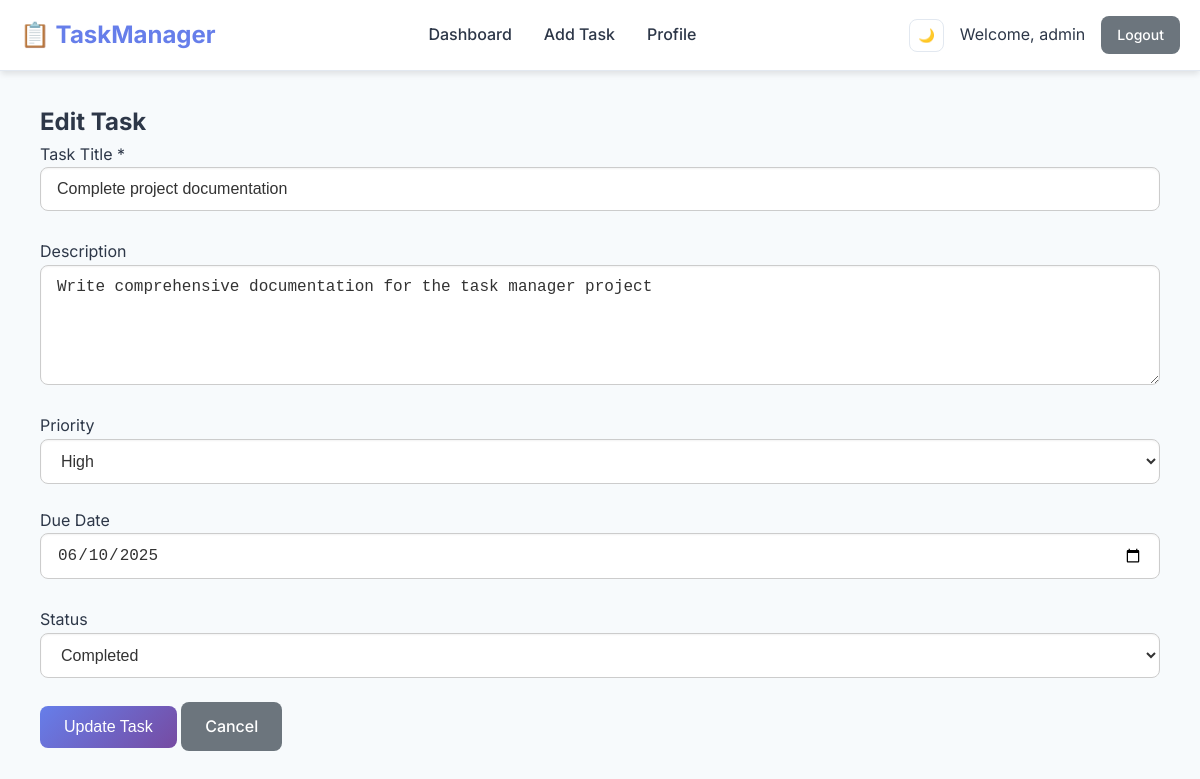
The page /pages/edit_task.php?id=1 (signed in) on the database its author committed.
### tables this page shows
CREATE TABLE tasks (
    id INT AUTO_INCREMENT PRIMARY KEY,
    user_id INT NOT NULL,
    title VARCHAR(100) NOT NULL,
    description TEXT,
    priority ENUM('low', 'medium', 'high') DEFAULT 'medium',
    status ENUM('pending', 'in_progress', 'completed') DEFAULT 'pending',
    due_date DATE NULL,
    created_at TIMESTAMP DEFAULT CURRENT_TIMESTAMP,
    updated_at TIMESTAMP DEFAULT CURRENT_TIMESTAMP ON UPDATE CURRENT_TIMESTAMP,
    FOREIGN KEY (user_id) REFERENCES users(id) ON DELETE CASCADE,
    INDEX idx_user_id (user_id),
    INDEX idx_status (status),
    INDEX idx_priority (priority),
    INDEX idx_due_date (due_date)
);

### pages/edit_task.php (the view, shortened to what this page needs)
<?php
require_once '../config/database.php';
$task_id = isset($_GET['id']) ? (int)$_GET['id'] : 0;
$stmt = $pdo->prepare("SELECT * FROM tasks WHERE id = ? AND user_id = ?");
$stmt->execute([$task_id, $_SESSION['user_id']]);
$task = $stmt->fetch();
include '../includes/header.php';
?>
<div class="container">
    <div class="task-form-container">
        <h2>Edit Task</h2>
        <form id="editTaskForm" action="../actions/task_actions.php" method="POST">
            <div class="form-group">
                <label for="title">Task Title *</label>
                <input type="text" id="title" name="title" value="<?= htmlspecialchars($task['title']) ?>" required>
            </div>
            <div class="form-group">
                <label for="description">Description</label>
                <textarea id="description" name="description" rows="4"><?= htmlspecialchars($task['description']) ?></textarea>
            </div>
            <div class="form-group">
                <label for="priority">Priority</label>
                <select id="priority" name="priority">
                    <option value="high" <?= $task['priority'] == 'high' ? 'selected' : '' ?>>High</option>
                </select>
            </div>
            <div class="form-group">
                <label for="due_date">Due Date</label>
                <input type="date" id="due_date" name="due_date" value="<?= $task['due_date'] ?>">
            </div>
            <div class="form-group">
                <label for="status">Status</label>
                <select id="status" name="status">
                    <option value="completed" <?= $task['status'] == 'completed' ? 'selected' : '' ?>>Completed</option>
                </select>
            </div>
            <div class="form-actions">
                <button type="submit" class="btn btn-primary">Update Task</button>
                <a href="home.php" class="btn btn-secondary">Cancel</a>
            </div>
        </form>
    </div>
</div>
<?php include '../includes/footer.php'; ?>

### css/style.css (style rules this page uses)
:root { --primary-color: #667eea; --primary-dark: #5a67d8; --secondary-color: #764ba2; --success-color: #48bb78; --warning-color: #ed8936; --danger-color: #f56565; --info-color: #4299e1; --bg-color: #f7fafc; --card-bg: #ffffff; --text-primary: #2d3748; --text-secondary: #718096; --border-color: #e2e8f0; --shadow: 0 4px 6px -1px rgba(0, 0, 0, 0.1); --shadow-lg: 0 10px 15px -3px rgba(0, 0, 0, 0.1); }
* { margin: 0; padding: 0; box-sizing: border-box; }
body { font-family: 'Inter', -apple-system, BlinkMacSystemFont, 'Segoe UI', Roboto, sans-serif; background: var(--bg-color); color: var(--text-primary); line-height: 1.6; transition: all 0.3s ease; }
.container { max-width: 1200px; margin: 0 auto; padding: 0 20px; }
.form-group { margin-bottom: 1.5rem; }
.btn { display: inline-flex; align-items: center; justify-content: center; padding: 0.75rem 1.5rem; border: none; border-radius: 8px; font-size: 1rem; font-weight: 500; cursor: pointer; text-decoration: none; transition: all 0.3s ease; gap: 0.5rem; }
.btn-primary { background: linear-gradient(135deg, var(--primary-color), var(--secondary-color)); color: white; }
.btn-secondary { background: var(--text-secondary); color: white; }

### css/style2.css (style rules this page uses)
.form-group { margin-bottom: 1.5rem; display: flex; flex-direction: column; }
input[type="text"], input[type="email"], input[type="date"], input[type="password"], textarea, select { padding: 0.75rem 1rem; font-size: 1rem; border: 1px solid #ccc; border-radius: 8px; background-color: #fff; color: #333; outline: none; transition: all 0.2s ease-in-out; box-shadow: inset 0 1px 2px rgba(0, 0, 0, 0.05); }
textarea { resize: vertical; min-height: 120px; }
.btn-secondary { background-color: #6c757d; color: white; }

### rows shown on the page
tasks: title "Complete project documentation", description "Write comprehensive documentation for the task manager project", priority "High", due_date "06/10/2025", status "Completed"

### other values the page prints
$_SESSION['username'] "admin"
